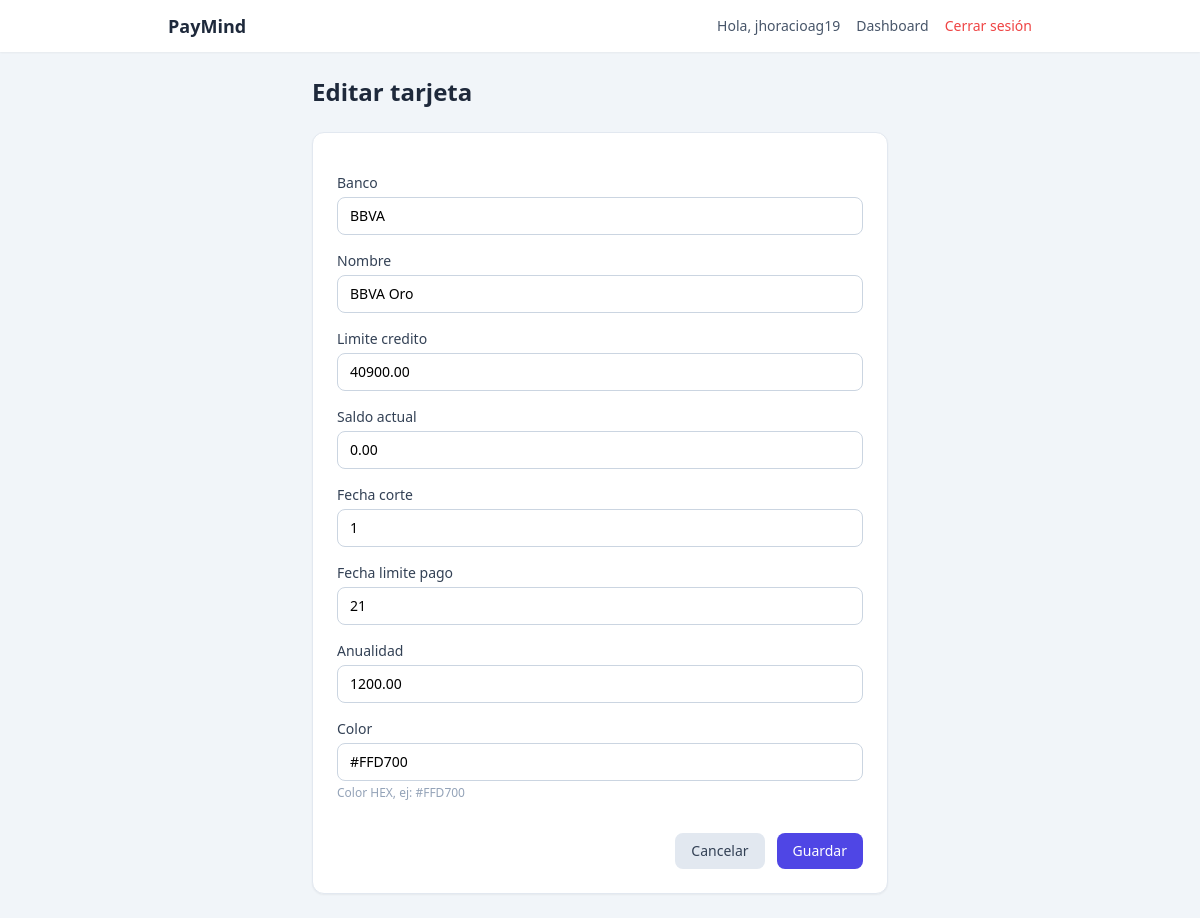
The app's page /cards/3/editar/ (signed in) with its own data.
### cards/models.py (models this page shows, shortened)
class Card(models.Model):
    user = models.ForeignKey(User, on_delete=models.CASCADE, related_name='cards')
    banco = models.CharField(max_length=100)
    nombre = models.CharField(max_length=100)
    limite_credito = models.DecimalField(max_digits=10, decimal_places=2)
    saldo_actual = models.DecimalField(max_digits=10, decimal_places=2)
    fecha_corte = models.PositiveSmallIntegerField()
    fecha_limite_pago = models.PositiveSmallIntegerField()
    anualidad = models.DecimalField(
        max_digits=10,
        decimal_places=2,
        null=True,
        blank=True
    )
    color = models.CharField(max_length=7, help_text="Color HEX, ej: #FFD700")
    created_at = models.DateTimeField(auto_now_add=True)

### cards/views.py (the view)
# urls.py: path('cards/<int:pk>/editar/', card_update, name='card_update'),
@login_required
def card_update(request, pk):
    card = get_object_or_404(Card, pk=pk, user=request.user)
    if request.method == 'POST':
        form = CardForm(request.POST, instance=card)
        if form.is_valid():
            form.save()
            return redirect('cards_list')
    else:
        form = CardForm(instance=card)
    return render(request, 'cards/card_form.html', {'form': form, 'title': 'Editar tarjeta'})

### cards/forms.py (shortened to what this page needs)
class CardForm(forms.ModelForm):
    class Meta:
        model = Card
        exclude = ['user', 'created_at']
        widgets = {
            'banco': forms.TextInput(attrs={'class': BASE_INPUT_CLASSES}),
            'nombre': forms.TextInput(attrs={'class': BASE_INPUT_CLASSES}),
            'limite_credito': forms.NumberInput(attrs={'class': BASE_INPUT_CLASSES, 'step': '0.01'}),
            'saldo_actual': forms.NumberInput(attrs={'class': BASE_INPUT_CLASSES, 'step': '0.01'}),
            'fecha_corte': forms.NumberInput(attrs={'class': BASE_INPUT_CLASSES, 'min': 1, 'max': 31}),
            'fecha_limite_pago': forms.NumberInput(attrs={'class': BASE_INPUT_CLASSES, 'min': 1, 'max': 31}),
            'anualidad': forms.NumberInput(attrs={'class': BASE_INPUT_CLASSES, 'step': '0.01'}),
            'color': forms.TextInput(attrs={'class': BASE_INPUT_CLASSES, 'placeholder': '#FFD700'}),
        }

### templates/cards/card_form.html (shortened to what this page needs)
{% extends 'base.html' %}
{% block content %}
<div class="max-w-xl mx-auto">
    <h1 class="text-2xl font-bold text-slate-800 mb-6">
        {{ title }}
    </h1>
    <form method="post" class="space-y-4 bg-white p-6 rounded-xl shadow-sm border border-slate-200">
{% for field in form %}
    <div class="space-y-1">
        <label class="block text-sm font-medium text-slate-700">
            {{ field.label }}
        </label>
        {{ field }}
        {% if field.help_text %}
            <p class="text-xs text-slate-400">{{ field.help_text }}</p>
        {% endif %}
    </div>
{% endfor %}
        <div class="flex items-center justify-end gap-3 pt-4">
            <a href="{% url 'cards_list' %}"
               class="px-4 py-2 rounded-lg bg-slate-200 text-slate-700 hover:bg-slate-300 text-sm">
                Cancelar
            </a>
            <button type="submit"
                    class="px-4 py-2 rounded-lg bg-indigo-600 text-white hover:bg-indigo-700 text-sm">
                Guardar
            </button>
        </div>
    </form>
</div>
{% endblock %}

### templates/base.html (shortened to what this page needs)
<!DOCTYPE html>
<html lang="es">
<head>
    <script src="https://cdn.tailwindcss.com"></script>
</head>
<body class="bg-slate-100 min-h-screen">
    <header class="bg-white shadow-sm">
        <div class="max-w-4xl mx-auto px-4 py-3 flex items-center justify-between">
            <a href="{% url 'cards_list' %}" class="text-lg font-semibold text-slate-800">
                PayMind
            </a>
                <nav class="flex items-center gap-4 text-sm">
                    {% if user.is_authenticated %}
                        <span class="text-slate-600">
                            Hola, <span class="font-medium">{{ user.username }}</span>
                        </span>
                        <a href="{% url 'cards_list' %}" class="text-slate-600 hover:text-slate-900">
                            Dashboard
                        </a>
                        <a href="{% url 'logout' %}" class="text-red-500 hover:text-red-600 font-medium">
                            Cerrar sesión
                        </a>
                    {% endif %}
                </nav>
        </div>
    </header>
    <main class="max-w-4xl mx-auto px-4 py-4 md:py-6">
        {% block content %}
        {% endblock %}
    </main>
</body>
</html>

### records on screen
Card: form "BBVA" "BBVA Oro" "40900.00" "0.00" "1" "21" "1200.00" "#FFD700"

### other values on screen
{{ user.username }} "jhoracioag19"
{{ title }} "Editar tarjeta"
{{ field.label }} "Banco" "Nombre" "Limite credito" "Saldo actual" "Fecha corte" "Fecha limite pago" "Anualidad" "Color"
{{ field.help_text }} "Color HEX, ej: #FFD700"
